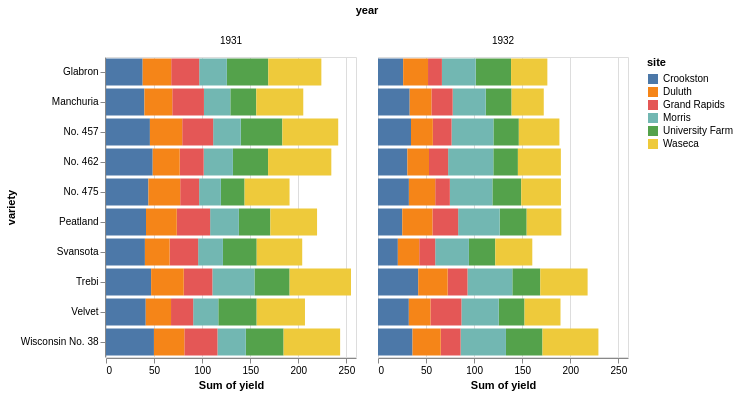

Write a Vega-Lite specification for this figure.
### Vega-Lite specification from a JSON file in a GitHub repository (floating-point values rounded to 4 significant figures)
{"encoding": {"y": {"field": "variety", "type": "nominal"}, "x": {"aggregate": "sum", "field": "yield", "type": "quantitative"}, "color": {"field": "site", "type": "nominal"}, "column": {"field": "year", "type": "quantitative"}}, "$schema": "https://vega.github.io/schema/vega-lite/v2.4.1.json", "data": {"values": [{"variety": "Manchuria", "yield": 27.0, "site": "University Farm", "year": 1931}, {"variety": "Manchuria", "yield": 48.87, "site": "Waseca", "year": 1931}, {"variety": "Manchuria", "yield": 27.43, "site": "Morris", "year": 1931}, {"variety": "Manchuria", "yield": 39.93, "site": "Crookston", "year": 1931}, {"variety": "Manchuria", "yield": 32.97, "site": "Grand Rapids", "year": 1931}, {"variety": "Manchuria", "yield": 28.97, "site": "Duluth", "year": 1931}, {"variety": "Glabron", "yield": 43.07, "site": "University Farm", "year": 1931}, {"variety": "Glabron", "yield": 55.2, "site": "Waseca", "year": 1931}, {"variety": "Glabron", "yield": 28.77, "site": "Morris", "year": 1931}, {"variety": "Glabron", "yield": 38.13, "site": "Crookston", "year": 1931}, {"variety": "Glabron", "yield": 29.13, "site": "Grand Rapids", "year": 1931}, {"variety": "Glabron", "yield": 29.67, "site": "Duluth", "year": 1931}, {"variety": "Svansota", "yield": 35.13, "site": "University Farm", "year": 1931}, {"variety": "Svansota", "yield": 47.33, "site": "Waseca", "year": 1931}, {"variety": "Svansota", "yield": 25.77, "site": "Morris", "year": 1931}, {"variety": "Svansota", "yield": 40.47, "site": "Crookston", "year": 1931}, {"variety": "Svansota", "yield": 29.67, "site": "Grand Rapids", "year": 1931}, {"variety": "Svansota", "yield": 25.7, "site": "Duluth", "year": 1931}, {"variety": "Velvet", "yield": 39.9, "site": "University Farm", "year": 1931}, {"variety": "Velvet", "yield": 50.23, "site": "Waseca", "year": 1931}, {"variety": "Velvet", "yield": 26.13, "site": "Morris", "year": 1931}, {"variety": "Velvet", "yield": 41.33, "site": "Crookston", "year": 1931}, {"variety": "Velvet", "yield": 23.03, "site": "Grand Rapids", "year": 1931}, {"variety": "Velvet", "yield": 26.3, "site": "Duluth", "year": 1931}, {"variety": "Trebi", "yield": 36.57, "site": "University Farm", "year": 1931}, {"variety": "Trebi", "yield": 63.83, "site": "Waseca", "year": 1931}, {"variety": "Trebi", "yield": 43.77, "site": "Morris", "year": 1931}, {"variety": "Trebi", "yield": 46.93, "site": "Crookston", "year": 1931}, {"variety": "Trebi", "yield": 29.77, "site": "Grand Rapids", "year": 1931}, {"variety": "Trebi", "yield": 33.93, "site": "Duluth", "year": 1931}, {"variety": "No. 457", "yield": 43.27, "site": "University Farm", "year": 1931}, {"variety": "No. 457", "yield": 58.1, "site": "Waseca", "year": 1931}, {"variety": "No. 457", "yield": 28.7, "site": "Morris", "year": 1931}, {"variety": "No. 457", "yield": 45.67, "site": "Crookston", "year": 1931}, {"variety": "No. 457", "yield": 32.17, "site": "Grand Rapids", "year": 1931}, {"variety": "No. 457", "yield": 33.6, "site": "Duluth", "year": 1931}, {"variety": "No. 462", "yield": 36.6, "site": "University Farm", "year": 1931}, {"variety": "No. 462", "yield": 65.77, "site": "Waseca", "year": 1931}, {"variety": "No. 462", "yield": 30.37, "site": "Morris", "year": 1931}, {"variety": "No. 462", "yield": 48.57, "site": "Crookston", "year": 1931}, {"variety": "No. 462", "yield": 24.93, "site": "Grand Rapids", "year": 1931}, {"variety": "No. 462", "yield": 28.1, "site": "Duluth", "year": 1931}, {"variety": "Peatland", "yield": 32.77, "site": "University Farm", "year": 1931}, {"variety": "Peatland", "yield": 48.57, "site": "Waseca", "year": 1931}, {"variety": "Peatland", "yield": 29.87, "site": "Morris", "year": 1931}, {"variety": "Peatland", "yield": 41.6, "site": "Crookston", "year": 1931}, {"variety": "Peatland", "yield": 34.7, "site": "Grand Rapids", "year": 1931}, {"variety": "Peatland", "yield": 32.0, "site": "Duluth", "year": 1931}, {"variety": "No. 475", "yield": 24.67, "site": "University Farm", "year": 1931}, {"variety": "No. 475", "yield": 46.77, "site": "Waseca", "year": 1931}, {"variety": "No. 475", "yield": 22.6, "site": "Morris", "year": 1931}, {"variety": "No. 475", "yield": 44.1, "site": "Crookston", "year": 1931}, {"variety": "No. 475", "yield": 19.7, "site": "Grand Rapids", "year": 1931}, {"variety": "No. 475", "yield": 33.07, "site": "Duluth", "year": 1931}, {"variety": "Wisconsin No. 38", "yield": 39.3, "site": "University Farm", "year": 1931}, {"variety": "Wisconsin No. 38", "yield": 58.8, "site": "Waseca", "year": 1931}, {"variety": "Wisconsin No. 38", "yield": 29.47, "site": "Morris", "year": 1931}, {"variety": "Wisconsin No. 38", "yield": 49.87, "site": "Crookston", "year": 1931}, {"variety": "Wisconsin No. 38", "yield": 34.47, "site": "Grand Rapids", "year": 1931}, {"variety": "Wisconsin No. 38", "yield": 31.6, "site": "Duluth", "year": 1931}, {"variety": "Manchuria", "yield": 26.9, "site": "University Farm", "year": 1932}, {"variety": "Manchuria", "yield": 33.47, "site": "Waseca", "year": 1932}, {"variety": "Manchuria", "yield": 34.37, "site": "Morris", "year": 1932}, {"variety": "Manchuria", "yield": 32.97, "site": "Crookston", "year": 1932}, {"variety": "Manchuria", "yield": 22.13, "site": "Grand Rapids", "year": 1932}, {"variety": "Manchuria", "yield": 22.57, "site": "Duluth", "year": 1932}, {"variety": "Glabron", "yield": 36.8, "site": "University Farm", "year": 1932}, {"variety": "Glabron", "yield": 37.73, "site": "Waseca", "year": 1932}, {"variety": "Glabron", "yield": 35.13, "site": "Morris", "year": 1932}, {"variety": "Glabron", "yield": 26.17, "site": "Crookston", "year": 1932}, {"variety": "Glabron", "yield": 14.43, "site": "Grand Rapids", "year": 1932}, {"variety": "Glabron", "yield": 25.87, "site": "Duluth", "year": 1932}, {"variety": "Svansota", "yield": 27.43, "site": "University Farm", "year": 1932}, {"variety": "Svansota", "yield": 38.5, "site": "Waseca", "year": 1932}, {"variety": "Svansota", "yield": 35.03, "site": "Morris", "year": 1932}, {"variety": "Svansota", "yield": 20.63, "site": "Crookston", "year": 1932}, {"variety": "Svansota", "yield": 16.63, "site": "Grand Rapids", "year": 1932}, {"variety": "Svansota", "yield": 22.23, "site": "Duluth", "year": 1932}, {"variety": "Velvet", "yield": 26.8, "site": "University Farm", "year": 1932}, {"variety": "Velvet", "yield": 37.4, "site": "Waseca", "year": 1932}, {"variety": "Velvet", "yield": 38.83, "site": "Morris", "year": 1932}, {"variety": "Velvet", "yield": 32.07, "site": "Crookston", "year": 1932}, {"variety": "Velvet", "yield": 32.23, "site": "Grand Rapids", "year": 1932}, {"variety": "Velvet", "yield": 22.47, "site": "Duluth", "year": 1932}, {"variety": "Trebi", "yield": 29.07, "site": "University Farm", "year": 1932}, {"variety": "Trebi", "yield": 49.23, "site": "Waseca", "year": 1932}, {"variety": "Trebi", "yield": 46.63, "site": "Morris", "year": 1932}, {"variety": "Trebi", "yield": 41.83, "site": "Crookston", "year": 1932}, {"variety": "Trebi", "yield": 20.63, "site": "Grand Rapids", "year": 1932}, {"variety": "Trebi", "yield": 30.6, "site": "Duluth", "year": 1932}, {"variety": "No. 457", "yield": 26.43, "site": "University Farm", "year": 1932}, {"variety": "No. 457", "yield": 42.2, "site": "Waseca", "year": 1932}, {"variety": "No. 457", "yield": 43.53, "site": "Morris", "year": 1932}, {"variety": "No. 457", "yield": 34.33, "site": "Crookston", "year": 1932}, {"variety": "No. 457", "yield": 19.47, "site": "Grand Rapids", "year": 1932}, {"variety": "No. 457", "yield": 22.7, "site": "Duluth", "year": 1932}, {"variety": "No. 462", "yield": 25.57, "site": "University Farm", "year": 1932}, {"variety": "No. 462", "yield": 44.7, "site": "Waseca", "year": 1932}, {"variety": "No. 462", "yield": 47.0, "site": "Morris", "year": 1932}, {"variety": "No. 462", "yield": 30.53, "site": "Crookston", "year": 1932}, {"variety": "No. 462", "yield": 19.9, "site": "Grand Rapids", "year": 1932}, {"variety": "No. 462", "yield": 22.5, "site": "Duluth", "year": 1932}, {"variety": "Peatland", "yield": 28.07, "site": "University Farm", "year": 1932}, {"variety": "Peatland", "yield": 36.03, "site": "Waseca", "year": 1932}, {"variety": "Peatland", "yield": 43.2, "site": "Morris", "year": 1932}, {"variety": "Peatland", "yield": 25.23, "site": "Crookston", "year": 1932}, {"variety": "Peatland", "yield": 26.77, "site": "Grand Rapids", "year": 1932}, {"variety": "Peatland", "yield": 31.37, "site": "Duluth", "year": 1932}, {"variety": "No. 475", "yield": 30.0, "site": "University Farm", "year": 1932}, {"variety": "No. 475", "yield": 41.27, "site": "Waseca", "year": 1932}, {"variety": "No. 475", "yield": 44.23, "site": "Morris", "year": 1932}, {"variety": "No. 475", "yield": 32.13, "site": "Crookston", "year": 1932}, {"variety": "No. 475", "yield": 15.23, "site": "Grand Rapids", "year": 1932}, {"variety": "No. 475", "yield": 27.37, "site": "Duluth", "year": 1932}, {"variety": "Wisconsin No. 38", "yield": 38.0, "site": "University Farm", "year": 1932}, {"variety": "Wisconsin No. 38", "yield": 58.17, "site": "Waseca", "year": 1932}, {"variety": "Wisconsin No. 38", "yield": 47.17, "site": "Morris", "year": 1932}, {"variety": "Wisconsin No. 38", "yield": 35.9, "site": "Crookston", "year": 1932}, {"variety": "Wisconsin No. 38", "yield": 20.67, "site": "Grand Rapids", "year": 1932}, {"variety": "Wisconsin No. 38", "yield": 29.33, "site": "Duluth", "year": 1932}]}, "width": 250, "config": {"view": {"height": 300, "width": 400}}, "mark": "bar"}
